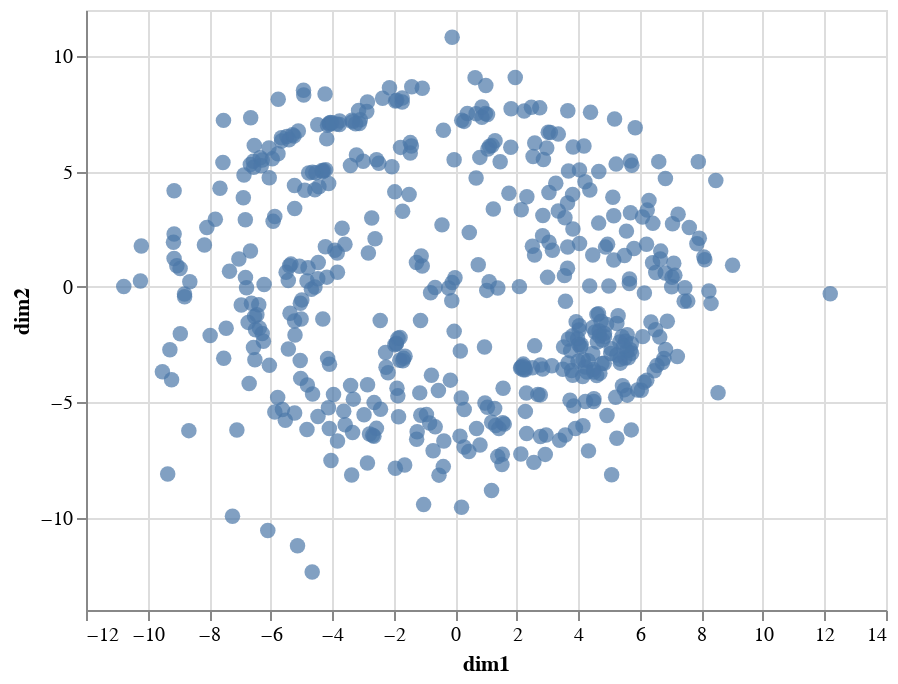

This figure's notebook cell:
### Code cell
D_transformed_df = pd.DataFrame(np.load("./embed_sample/embed_sweater.npy"), columns=["dim1", "dim2"])
haiku_df = pd.read_csv("./search_result_sample/search_result_sweater.csv")
haikus = haiku_df['本文']
source = pd.concat([D_transformed_df, pd.DataFrame(haikus)], axis=1)
source.columns = ["dim1", "dim2", "haiku"]
source["haiku"] = source["haiku"].astype(str)
print(source.dtypes)
print(source.head())
alt.Chart(source).mark_circle(size=60).encode(
x='dim1',
y='dim2',
tooltip='haiku').interactive()

### Figure 1 — Vega-Lite specification as saved in the notebook (floating-point values rounded to 4 significant figures; data arrays with more than 128 entries replaced by an {"elided": "..."} marker saying what was removed)
{"config": {"view": {"continuousWidth": 400, "continuousHeight": 300}}, "data": {"name": "data-ca08e77b0bd85f8f0bb77312442312f6"}, "mark": {"type": "circle", "size": 60}, "encoding": {"tooltip": {"field": "haiku", "type": "nominal"}, "x": {"field": "dim1", "type": "quantitative"}, "y": {"field": "dim2", "type": "quantitative"}}, "selection": {"selector016": {"type": "interval", "bind": "scales", "encodings": ["x", "y"]}}, "$schema": "https://vega.github.io/schema/vega-lite/v4.17.0.json", "datasets": {"data-ca08e77b0bd85f8f0bb77312442312f6": {"elided": "500 records"}}}
